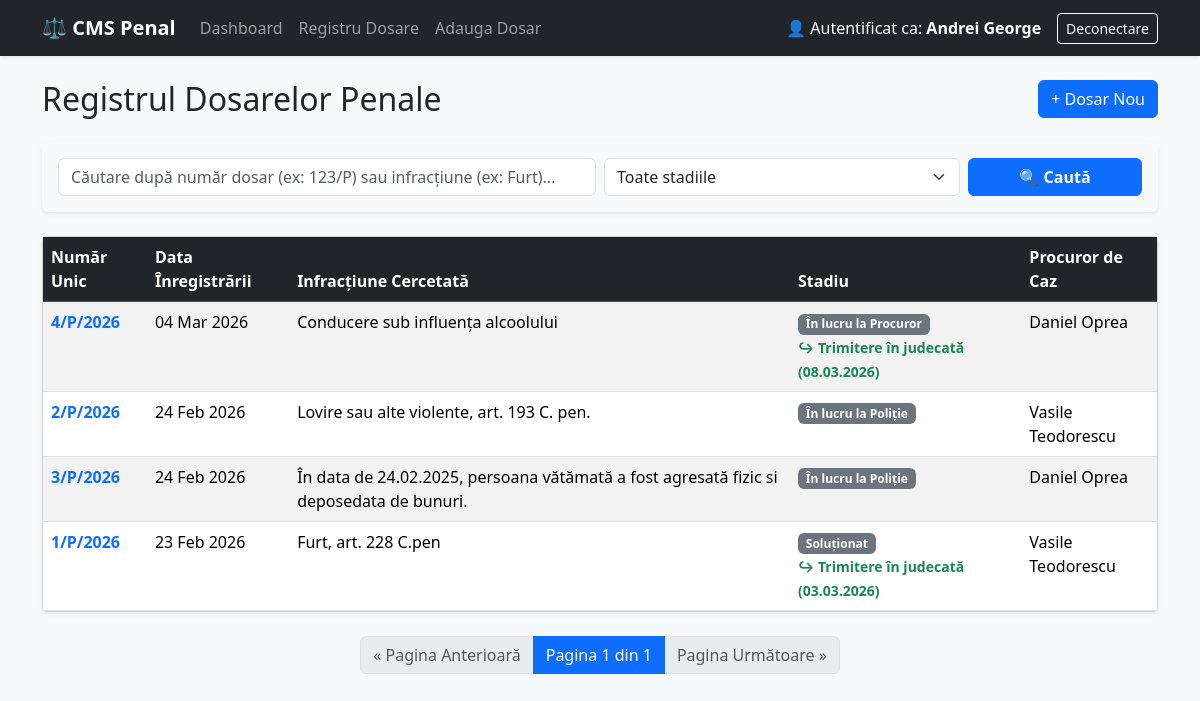
The page /cases/ (signed in) on the database its author committed.
### accounts/models.py (models this page shows, shortened)
class CustomUser(AbstractUser):
    class Role(models.TextChoices):
        PROCUROR = 'PROCUROR', 'Procuror'
        POLITIST = 'POLITIST', 'Ofițer de Poliție Judiciară'
        GREFIER = 'GREFIER', 'Grefier'
        ADMIN = 'ADMIN', 'Administrator Sistem'
    rol = models.CharField(
        max_length=20,
        choices=Role.choices,
        default=Role.POLITIST,
        help_text="Rolul utilizatorului în sistemul de management al dosarelor."
    )
    grad_profesional = models.CharField(
        max_length=100,
        blank=True,
        null=True,
        help_text="Ex: Inspector principal, Comisar șef"
    )
    unitate = models.CharField(
        max_length=150,
        blank=True,
        null=True,
        help_text="Ex: Parchetul de pe lângă Judecătoria Sector 1 / SIC Brașov"
    )

### cases/models.py (models this page shows, shortened)
class Dosar(models.Model):
    class Stadiu(models.TextChoices):
        POLITIE = 'POLITIE', 'În lucru la Poliție'
        PROCUROR = 'PROCUROR', 'În lucru la Procuror'
        SOLUTIONAT = 'SOLUTIONAT', 'Soluționat'
    class Solutie(models.TextChoices):
        TRIMITERE = 'TRIMITERE', 'Trimitere în judecată'
        CLASARE = 'CLASARE', 'Clasare'
        RENUNTARE = 'RENUNTARE', 'Renunțare la urmărirea penală'
        DECLINARE = 'DECLINARE', 'Declinare'
        SUSPENDARE = 'SUSPENDARE', 'Suspendare'
        TRECERE = 'TRECERE', 'Trecere la alt organ'
    numar_unic = models.CharField(max_length=50, unique=True, help_text="Ex: 123/P/2026")
    data_inregistrarii = models.DateField(auto_now_add=True) # Se completează automat la creare
    infractiune_cercetata = models.TextField(help_text="Descrierea faptei și încadrarea juridică (ex: Furt calificat, art. 229 C.pen)")
    stadiu = models.CharField(
        max_length=20,
        choices=Stadiu.choices,
        default=Stadiu.POLITIE
    )
    tip_solutie = models.CharField(
        max_length=20,
        choices=Solutie.choices,
        null=True,
        blank=True
    )
    data_solutiei = models.DateField(null=True, blank=True)
    ofiter_caz = models.ForeignKey(
        settings.AUTH_USER_MODEL,
        on_delete=models.SET_NULL,
        null=True,
        blank=True,
        related_name='dosare_instrumentate'
    )
    procuror_caz = models.ForeignKey(
        settings.AUTH_USER_MODEL,
        on_delete=models.SET_NULL,
        null=True,
        blank=True,
        related_name='dosare_supravegheate'
    )
    grefier_caz = models.ForeignKey(
        settings.AUTH_USER_MODEL,
        on_delete=models.SET_NULL,
        null=True,
        blank=True,
        related_name='dosare_gestionate'
    )
    class Meta:
        verbose_name = "Dosar Penal"
        verbose_name_plural = "Dosare Penale"
        ordering = ['-data_inregistrarii'] # Sortează descrescător după dată
    history = HistoricalRecords(verbose_name="Istoric Dosar") # <--- PĂSTREAZĂ ISTORICUL DOSARULUI

### cases/views.py (the view)
# urls.py: path('', views.lista_dosare, name='lista_dosare'),
@login_required
def lista_dosare(request):
    dosare = Dosar.objects.all().order_by('-data_inregistrarii')
    query_text = request.GET.get('q', '')
    stadiu_filtru = request.GET.get('stadiu', '')
    if query_text:
        dosare = dosare.filter(
            Q(numar_unic__icontains=query_text) |
            Q(infractiune_cercetata__icontains=query_text)
        )
    if stadiu_filtru:
        dosare = dosare.filter(stadiu=stadiu_filtru)
    paginator = Paginator(dosare, 10)
    page_number = request.GET.get('page')
    page_obj = paginator.get_page(page_number)
    context = {
        'page_obj': page_obj,
        'query_text': query_text,
        'stadiu_filtru': stadiu_filtru,
        'stadii_posibile': Dosar.Stadiu.choices, # Trimitem opțiunile pentru dropdown
    }
    return render(request, 'cases/lista_dosare.html', context)

### cases/templates/cases/lista_dosare.html (shortened to what this page needs)
{% extends 'base.html' %}
{% block content %}
<div class="d-flex justify-content-between align-items-center mb-4">
    <h2 class="mb-0">Registrul Dosarelor Penale</h2>
    <a href="{% url 'cases:adaugare_dosar' %}" class="btn btn-primary">+ Dosar Nou</a>
</div>
<div class="card shadow-sm mb-4 border-0 bg-light">
    <div class="card-body">
        <form method="GET" action="{% url 'cases:lista_dosare' %}">
            <div class="row g-2">
                <div class="col-md-6">
                    <input type="text" name="q" class="form-control"
                           placeholder="Căutare după număr dosar (ex: 123/P) sau infracțiune (ex: Furt)..."
                           value="{{ query_text }}">
                </div>
                <div class="col-md-4">
                    <select name="stadiu" class="form-select">
                        <option value="">Toate stadiile</option>
                    </select>
                </div>
                <div class="col-md-2 d-grid">
                    <button type="submit" class="btn btn-primary fw-bold">🔍 Caută</button>
                </div>
            </div>
        </form>
    </div>
</div>
<div class="card shadow-sm">
    <div class="card-body p-0">
        <table class="table table-hover table-striped mb-0">
            <thead class="table-dark">
                <tr>
                    <th>Număr Unic</th>
                    <th>Data Înregistrării</th>
                    <th>Infracțiune Cercetată</th>
                    <th>Stadiu</th>
                    <th>Procuror de Caz</th>
                </tr>
            </thead>
            <tbody>
                {% for dosar in page_obj %}
                    <tr>
                        <td><strong><a href="{% url 'cases:detalii_dosar' dosar.pk %}" class="text-decoration-none">{{ dosar.numar_unic }}</a></strong></td>
                        <td>{{ dosar.data_inregistrarii|date:"d M Y" }}</td>
                        <td>{{ dosar.infractiune_cercetata }}</td>
                        <td>
                            <span class="badge bg-secondary">{{ dosar.get_stadiu_display }}</span>
                            {% if dosar.tip_solutie %}
                                <br>
                                <small class="text-success fw-bold">
                                    ↪ {{ dosar.get_tip_solutie_display }} ({{ dosar.data_solutiei|date:"d.m.Y" }})
                                </small>
                            {% endif %}
                        </td>
                        {% if dosar.procuror_caz %}
                            <td>{{ dosar.procuror_caz.get_full_name|default:dosar.procuror_caz.username|default:"Nedesemnat" }}</td>
                        {% else %}
                            -
                        {% endif %}
                    </tr>
                {% empty %}
                    <tr>
                        <td colspan="5" class="text-center py-4 text-muted">Nu există dosare înregistrate în sistem.</td>
                    </tr>
                {% endfor %}
            </tbody>
        </table>
    </div>
</div>
<nav class="mt-4" aria-label="Paginare Dosare">
    <ul class="pagination justify-content-center">
        {% if page_obj.has_previous %}
            <li class="page-item">
                <a class="page-link" href="?page={{ page_obj.previous_page_number }}&q={{ query_text }}&stadiu={{ stadiu_filtru }}">
                    &laquo; Pagina Anterioară
                </a>
            </li>
        {% else %}
            <li class="page-item disabled">
                <span class="page-link">&laquo; Pagina Anterioară</span>
            </li>
        {% endif %}
        <li class="page-item active" aria-current="page">
            <span class="page-link">
                Pagina {{ page_obj.number }} din {{ page_obj.paginator.num_pages }}
            </span>
        </li>
        {% if page_obj.has_next %}
            <li class="page-item">
                <a class="page-link" href="?page={{ page_obj.next_page_number }}&q={{ query_text }}&stadiu={{ stadiu_filtru }}">
                    Pagina Următoare &raquo;
                </a>
            </li>
        {% else %}
            <li class="page-item disabled">
                <span class="page-link">Pagina Următoare &raquo;</span>
            </li>
        {% endif %}
    </ul>
</nav>
{% endblock %}

### templates/base.html (shortened to what this page needs)
<!DOCTYPE html>
<html lang="ro">
<head>
    <link href="https://cdn.jsdelivr.net/npm/bootstrap@5.3.2/dist/css/bootstrap.min.css" rel="stylesheet">
</head>
<body class="bg-light">
    <nav class="navbar navbar-expand-lg navbar-dark bg-dark mb-4 shadow-sm">
        <div class="container">
            <a class="navbar-brand fw-bold" href="{% url 'cases:dashboard' %}">⚖️ CMS Penal</a>
            <div class="collapse navbar-collapse" id="navbarNav">
                {% if user.is_authenticated %}
                    <ul class="navbar-nav me-auto">
                        <li class="nav-item">
                            <a class="nav-link" href="{% url 'cases:dashboard' %}">Dashboard</a>
                        </li>
                        <li class="nav-item">
                            <a class="nav-link" href="{% url 'cases:lista_dosare' %}">Registru Dosare</a>
                        </li>
                        <li class="nav-item">
                            <a class="nav-link" href="{% url 'cases:adaugare_dosar' %}">Adauga Dosar</a>
                        </li>
                    </ul>
                    <div class="d-flex align-items-center">
                        <span class="navbar-text me-3 text-white">
                            👤 Autentificat ca: <strong>{{ user.get_full_name|default:user.username }}</strong>
                        </span>
                        <form action="{% url 'logout' %}" method="post" class="d-inline">
                            <button type="submit" class="btn btn-sm btn-outline-light">Deconectare</button>
                        </form>
                    </div>
                {% else %}
                    <span class="navbar-text ms-auto text-white">
                        Acces Restricționat
                    </span>
                {% endif %}
            </div>
        </div>
    </nav>
    <div class="container">
        {% block content %}
        {% endblock %}
    </div>
</body>
</html>

### rows shown on the page
CustomUser: get_full_name "Andrei George"
Dosar: numar_unic "4/P/2026", data_inregistrarii "04 Mar 2026", infractiune_cercetata "Conducere sub influența alcoolului", stadiu "În lucru la Procuror", tip_solutie "Trimitere în judecată", data_solutiei "08.03.2026", procuror_caz.get_full_name "Daniel Oprea"
Dosar: numar_unic "2/P/2026", data_inregistrarii "24 Feb 2026", infractiune_cercetata "Lovire sau alte violente, art. 193 C. pen.", stadiu "În lucru la Poliție", procuror_caz.get_full_name "Vasile Teodorescu"
Dosar: numar_unic "3/P/2026", data_inregistrarii "24 Feb 2026", infractiune_cercetata "În data de 24.02.2025, persoana vătămată a fost agresată fizic si deposedata de bunuri.", stadiu "În lucru la Poliție", procuror_caz.get_full_name "Daniel Oprea"
Dosar: numar_unic "1/P/2026", data_inregistrarii "23 Feb 2026", infractiune_cercetata "Furt, art. 228 C.pen", stadiu "Soluționat", tip_solutie "Trimitere în judecată", data_solutiei "03.03.2026", procuror_caz.get_full_name "Vasile Teodorescu"

### other values the page prints
{{ page_obj.number }} "1"
{{ page_obj.paginator.num_pages }} "1"
